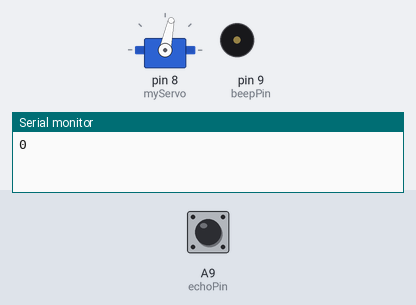
Simulated run of this sketch. Board: Arduino Mega 2560, built with avr-gcc and run on an emulated ATmega2560. Parts: servo, buzzer (waves = sounding, pin HIGH), the last lines printed to the serial monitor. The test bench sets the inputs (shaded band); at power-on: A9 (echoPin) LOW.

Above: at 1.2 s.
1.3 s: A9 (echoPin) pulsed HIGH 5 times (0.12 s each, 0.3 s apart)
At 6.0 s:
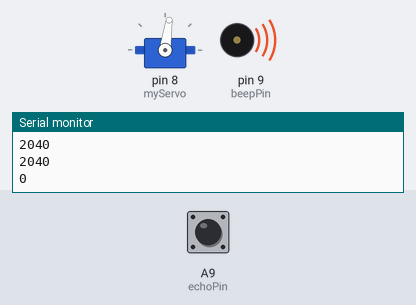
Timing chart, 0 to 11.8 s (numbered marks = the images above; inputs shaded):
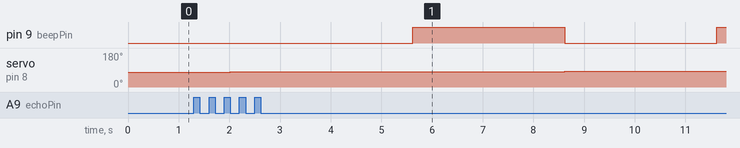

The sketch:

UltraServo2.ino
```cpp
#include <Ultrasonic.h>
#include <Servo.h>
Servo myServo; // 78是中间位，往左数值变高，往右数值变低
#define servoMid 78
int curAngle = 78;
bool direction = true; // clockwise
#define angleRange 120
#include <Metro.h>
#define beepPin 9
#define trigPin A8
#define echoPin A9
int distance;
long duration;
int beepFrequence = 1; // 1, 2, 4, 8, 16
int beepDutyRatio = 10; // 单位百分比
bool beepState = LOW;
Metro beepDelay = Metro(10*beepDutyRatio/beepFrequence);
Metro servoTurn = Metro(25);
void setup()
{
    myServo.attach(8); // 舵机信号线不能用模拟脚
    myServo.write(servoMid); // 打到半偏防止复位时转动角度过大损坏舵机
    Serial.begin(9600);
    pinMode(beepPin, OUTPUT);
}

void loop()
{
    Serial.println( distanceRead() );
    if (distanceRead() <= 25)
    {
        digitalWrite(beepPin, beepState);
        alarm( distanceRead() );
        if (beepDelay.check() == 1)
        {
            if (beepState == HIGH)
            {
                beepState = LOW;
                beepDelay.interval(10*(100-beepDutyRatio)/beepFrequence);
            }
            else
            {
                beepState = HIGH;
                beepDelay.interval(10*beepDutyRatio/beepFrequence);
            }
            digitalWrite(beepPin, beepState);
        }
    }
    else digitalWrite(beepPin, LOW); // 做一个“补集”
    if (servoTurn.check() == 1)
    {
        if (curAngle == servoMid+angleRange/2)
            direction = false;
        if (curAngle == servoMid-angleRange/2)
            direction = true;
        if (direction == true) // clockwise
            myServo.write(++curAngle);
        if (direction == false) // anticlockwise
            myServo.write(--curAngle);
    }
}

void alarm(int frontDistant)
{
    int minDistant = frontDistant;
// 先对四个测距比大小，取最小的
    if (minDistant <= 4)
        beepFrequence = 16;
    else if (minDistant <= 9)
        beepFrequence = 8;
    else if (minDistant <= 14)
        beepFrequence = 4;
    else if (minDistant <= 19)
        beepFrequence = 2;
    else if (minDistant <= 24)
        beepFrequence = 1;
}

int distanceRead()
{
    digitalWrite(trigPin, LOW);
    delayMicroseconds(2);
    // Sets the trigPin on HIGH state for 10 micro seconds
    digitalWrite(trigPin, HIGH);
    delayMicroseconds(10);
    digitalWrite(trigPin, LOW);
    duration = pulseIn(echoPin, HIGH); // Reads the echoPin, returns the sound wave travel time in microseconds
    distance= duration*0.034/2;
    return distance;
}
```
